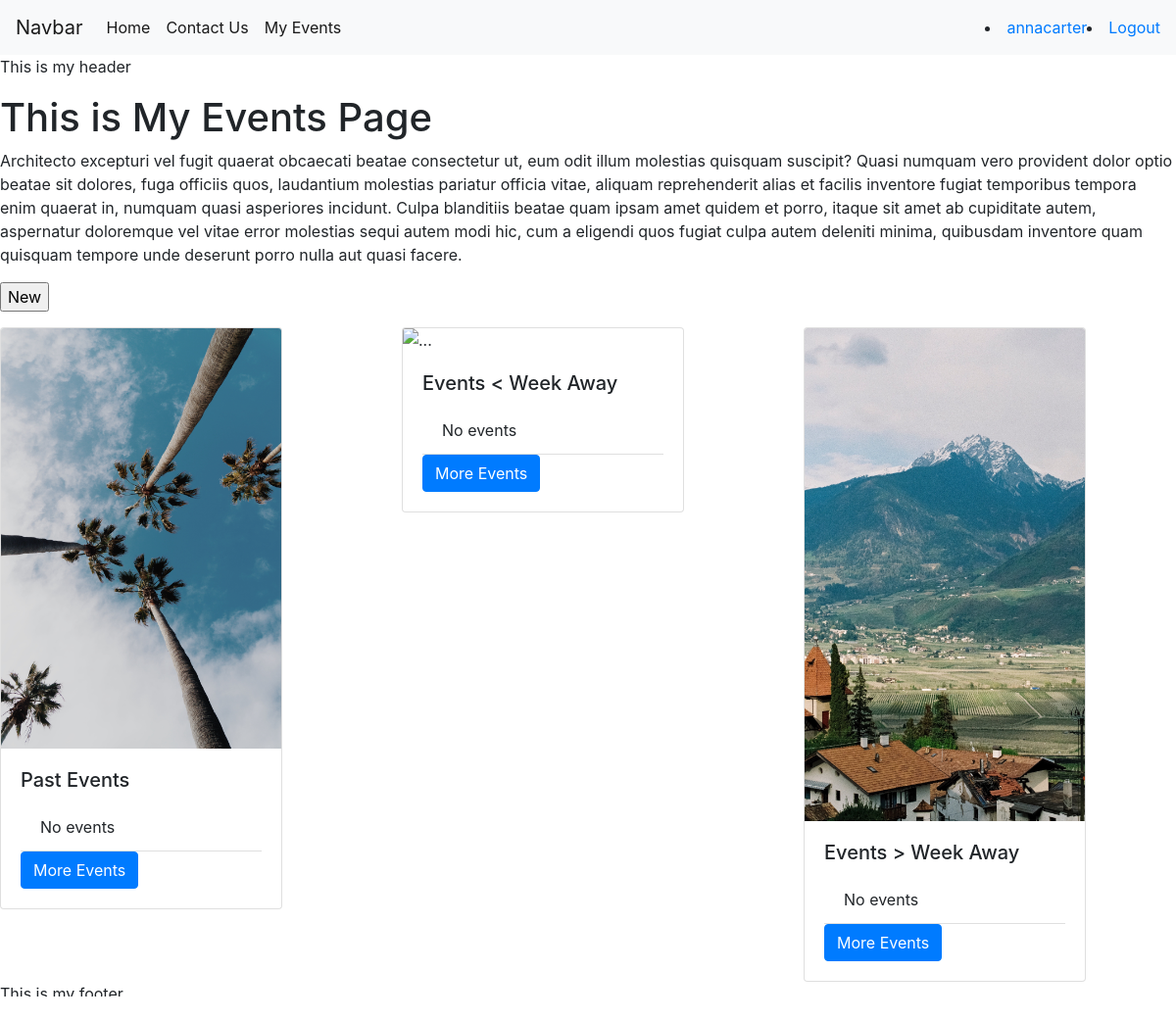
Page /events/ (signed in) on the earlier database version.
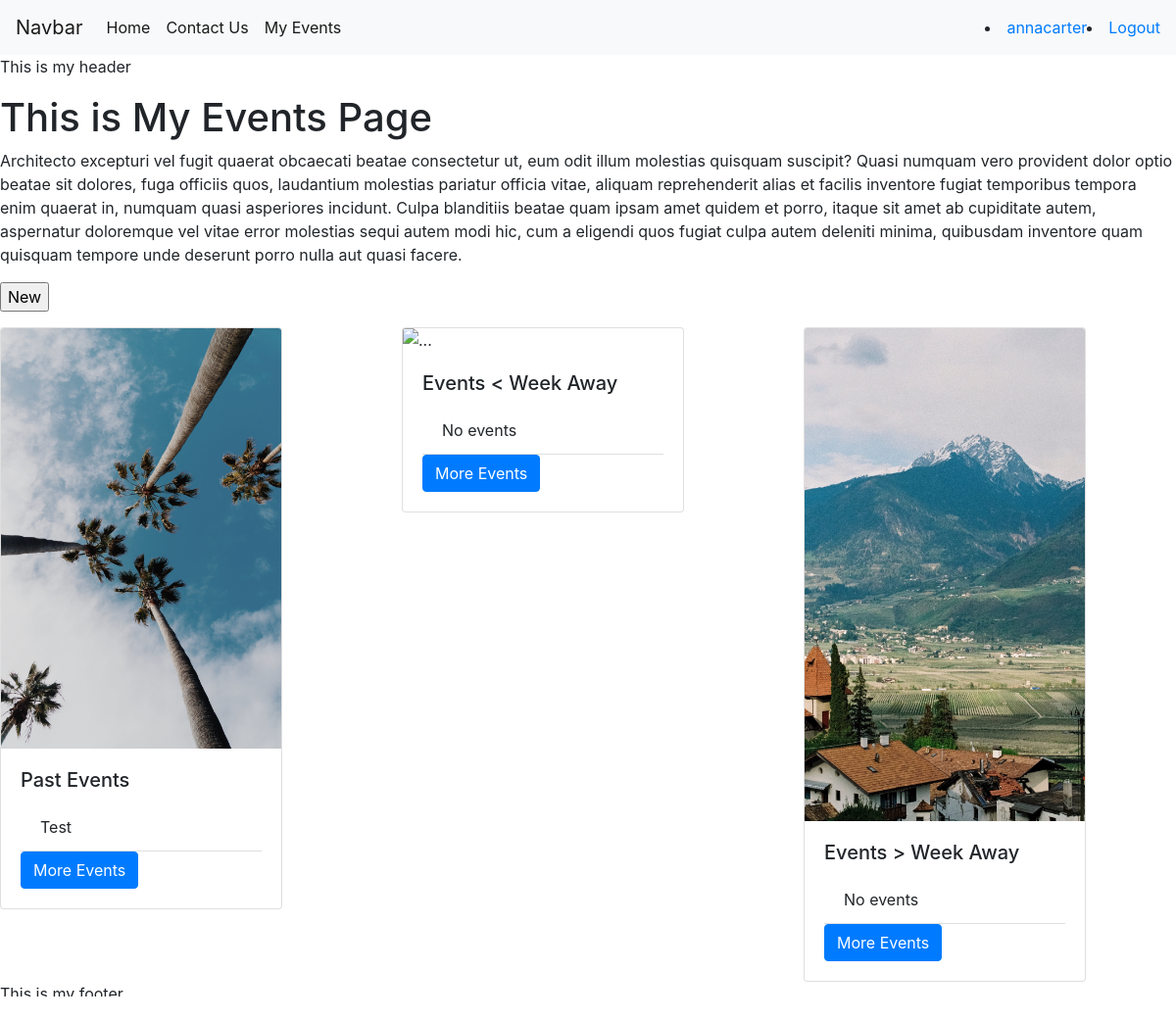
Same page on the later database version.
### events/models.py (models this page shows)
class Event(models.Model):
 title = models.CharField(blank=False, max_length = 128, unique=True)
 description = models.TextField(blank=False)
 date = models.DateField(default=date.today, blank=False, validators=[MinValueValidator(limit_value=date.today)])
 publish = models.BooleanField(default=False)
 author = models.ForeignKey(User, on_delete=models.SET_NULL, null=True, blank=True)
 def __str__(self):
    return self.title
 class Meta:
  indexes = [models.Index(fields=['title']), ]

### events/views.py (the view)
# urls.py: path('', views.events_index_view, name='events_index'),
@login_required
def events_index_view(request):
    context = {}
    if is_admin(request.user):
        context["events_past"] = Event.objects.filter(date__lt = timezone.now())
        context["events_week"] = Event.objects.filter(date__range = [timezone.now(), timezone.now()+timedelta(days=7)])
        context["events_future"] = Event.objects.filter(date__gt = timezone.now()+timedelta(days=7))
    else:
        context["events_past"] = Event.objects.filter(author=request.user, date__lt = timezone.now())
        context["events_week"] = Event.objects.filter(author=request.user, date__range = [timezone.now(), timezone.now()+timedelta(days=7)])
        context["events_future"] = Event.objects.filter(author=request.user, date__gt = timezone.now()+timedelta(days=7))
    return render(request, 'events/index.html', context)

### events/views.py (called while the page is built)
def is_admin(user):
    return user.groups.filter(name='EventsAdminUsers').exists()

### events/templates/events/index.html (shortened to what this page needs)
{% extends "base.html" %}
{% load static %}
 {% block content %}
<h1>This is My Events Page</h1>
<div>
<p>{% lorem 1 b random %}<p>
<input type="button" onclick="location.href='{% url 'events_new'%}';" value="New">
<div class="group-of-cards row row-cols-1 row-cols-md-3 g-4">
    <div class="col">
    <div class="card" style="width: 18rem;">
        <img src="{% static "images/beach1.jpg" %}" class="card-img-top" alt="...">
        <div class="card-body">
          <h5 class="card-title">Past Events</h5>
          <ul class="list-group list-group-flush">
            {% if events_past|length == 0 %}
            <li class="list-group-item">No events</li>
            {% else %}
            <li class="list-group-item">{{ events_past.0 }}</li>
            {% endif %}
          </ul>
          <a onclick="location.href='{% url 'past_events'%}';" href="#" class="btn btn-primary">More Events</a>
        </div>
    </div>
    </div>
    <div class="col">
    <div class="card" style="width: 18rem;">
        <img src="{% static "images/city.jpg" %}" class="card-img-top" alt="...">
        <div class="card-body">
          <h5 class="card-title">Events < Week Away</h5>
          <ul class="list-group list-group-flush">
            {% if events_week|length == 0 %}
            <li class="list-group-item">No events</li>
            {% else %}
            <li class="list-group-item">{{ events_week.0 }}</li>
            {% endif %}
          </ul>
          <a onclick="location.href='{% url 'thisweek_events'%}';" href="#" class="btn btn-primary">More Events</a>
        </div>
    </div>
    </div>
    <div class="col">
    <div class="card" style="width: 18rem;">
        <img src="{% static "images/country1.jpg" %}" class="card-img-top" alt="...">
        <div class="card-body">
          <h5 class="card-title">Events > Week Away</h5>
          <ul class="list-group list-group-flush">
            {% if events_future|length == 0 %}
            <li class="list-group-item">No events</li>
            {% else %}
            <li class="list-group-item">{{ events_future.0 }}</li>
            {% endif %}
          </ul>
          <a onclick="location.href='{% url 'future_events'%}';" href="#" class="btn btn-primary">More Events</a>
        </div>
    </div>
</div>
</div>
{% endblock content %}

Differences in the rows shown:
added Event: title "Test"
Other differences:
text no longer shown: "No events"
